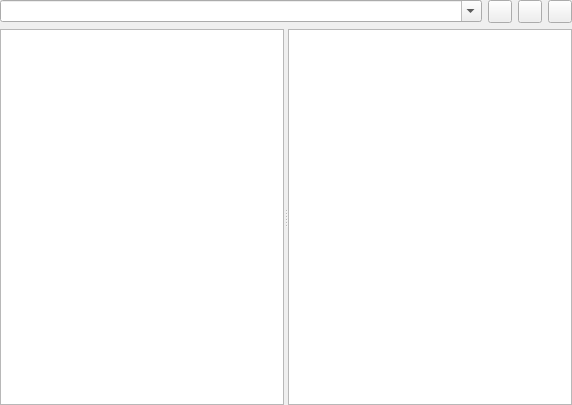
<?xml version="1.0" encoding="UTF-8"?>
<ui version="4.0">
 <class>FileBrowser</class>
 <widget class="QWidget" name="FileBrowser">
  <property name="geometry">
   <rect>
    <x>0</x>
    <y>0</y>
    <width>572</width>
    <height>405</height>
   </rect>
  </property>
  <property name="minimumSize">
   <size>
    <width>0</width>
    <height>0</height>
   </size>
  </property>
  <property name="windowTitle">
   <string>Form</string>
  </property>
  <layout class="QVBoxLayout" name="verticalLayout" stretch="1,10">
   <property name="leftMargin">
    <number>0</number>
   </property>
   <property name="topMargin">
    <number>0</number>
   </property>
   <property name="rightMargin">
    <number>0</number>
   </property>
   <property name="bottomMargin">
    <number>0</number>
   </property>
   <item>
    <layout class="QGridLayout" name="gridLayout_2" columnstretch="2,0,0,0">
     <item row="0" column="2">
      <widget class="QToolButton" name="forwardButton">
       <property name="toolTip">
        <string>Forward</string>
       </property>
       <property name="accessibleName">
        <string>Forward</string>
       </property>
       <property name="accessibleDescription">
        <string>Go forward</string>
       </property>
       <property name="shortcut">
        <string>Alt+Right</string>
       </property>
      </widget>
     </item>
     <item row="0" column="3">
      <widget class="QToolButton" name="toParentButton">
       <property name="toolTip">
        <string>Parent Directory</string>
       </property>
       <property name="accessibleName">
        <string>Parent Directory</string>
       </property>
       <property name="accessibleDescription">
        <string>Go to the parent directory</string>
       </property>
       <property name="shortcut">
        <string>Alt+Up</string>
       </property>
      </widget>
     </item>
     <item row="0" column="0">
      <widget class="QComboBox" name="lookInCombo">
       <property name="sizePolicy">
        <sizepolicy hsizetype="Ignored" vsizetype="Fixed">
         <horstretch>1</horstretch>
         <verstretch>0</verstretch>
        </sizepolicy>
       </property>
       <property name="minimumSize">
        <size>
         <width>30</width>
         <height>0</height>
        </size>
       </property>
       <property name="editable">
        <bool>true</bool>
       </property>
      </widget>
     </item>
     <item row="0" column="1">
      <widget class="QToolButton" name="backButton">
       <property name="toolTip">
        <string>Back</string>
       </property>
       <property name="accessibleName">
        <string>Back</string>
       </property>
       <property name="accessibleDescription">
        <string>Go back</string>
       </property>
       <property name="shortcut">
        <string>Alt+Left</string>
       </property>
      </widget>
     </item>
    </layout>
   </item>
   <item>
    <widget class="QSplitter" name="splitter">
     <property name="orientation">
      <enum>Qt::Horizontal</enum>
     </property>
     <widget class="QTreeView" name="tvNavigation">
      <property name="minimumSize">
       <size>
        <width>0</width>
        <height>0</height>
       </size>
      </property>
      <property name="headerHidden">
       <bool>true</bool>
      </property>
      <attribute name="headerVisible">
       <bool>false</bool>
      </attribute>
     </widget>
     <widget class="QStackedWidget" name="stackedWidget">
      <property name="currentIndex">
       <number>0</number>
      </property>
      <widget class="QWidget" name="pageFiles">
       <layout class="QGridLayout" name="gridLayout_3">
        <property name="leftMargin">
         <number>0</number>
        </property>
        <property name="topMargin">
         <number>0</number>
        </property>
        <property name="rightMargin">
         <number>0</number>
        </property>
        <property name="bottomMargin">
         <number>0</number>
        </property>
        <property name="spacing">
         <number>0</number>
        </property>
        <item row="0" column="0">
         <widget class="QTreeView" name="tvFiles">
          <property name="contextMenuPolicy">
           <enum>Qt::CustomContextMenu</enum>
          </property>
          <property name="itemsExpandable">
           <bool>false</bool>
          </property>
         </widget>
        </item>
       </layout>
      </widget>
      <widget class="QWidget" name="pageFilteredFiles">
       <layout class="QGridLayout" name="gridLayout">
        <property name="leftMargin">
         <number>0</number>
        </property>
        <property name="topMargin">
         <number>0</number>
        </property>
        <property name="rightMargin">
         <number>0</number>
        </property>
        <property name="bottomMargin">
         <number>0</number>
        </property>
        <property name="spacing">
         <number>0</number>
        </property>
        <item row="0" column="0">
         <widget class="QTreeView" name="tvFilteredFiles">
          <property name="contextMenuPolicy">
           <enum>Qt::CustomContextMenu</enum>
          </property>
          <property name="headerHidden">
           <bool>true</bool>
          </property>
         </widget>
        </item>
       </layout>
      </widget>
     </widget>
    </widget>
   </item>
  </layout>
 </widget>
 <resources/>
 <connections/>
</ui>
